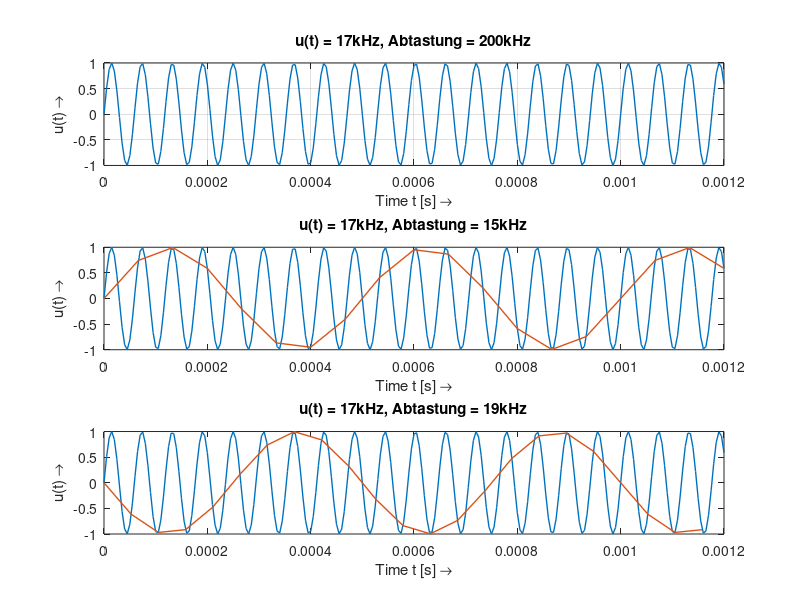

The MATLAB script that drew this image:
% Signal mit f0 = 17kHZ abgetastet mit fa = 15kHz
% oder auch mit 19kHz -> Vorzeichen sichtbar!
% Zeige die Aliasingfrequenz

clear;      % lösche alle Variablen im Workspace
close all;  % Schließt alle offenen Fenster
clc;        % Clear command

%%
f0 = 17000;     % Sinus (Referenzsignal) mit 17 kHz
U0 = 1;         % Amplitude mit 1V
fs1 = 200000;   % Abtastfrequenz fs1, Nyquist erfüllt
fs2 = 15000;    % Abtastfrequenz fs2
fs3 = 19000;    % Abtastfrequenz fs3

tmax = 0.0012;

t1 = 0 : 1/fs1 : tmax; % Array von 0 bis tmax mit Schrittweite 1/fs1
t2 = 0 : 1/fs2 : tmax;
t3 = 0 : 1/fs3 : tmax;

u0 = U0 * sin( 2 * pi * f0 * t1 );
u1 = U0 * sin( 2 * pi * f0 * t2 );
u2 = U0 * sin( 2 * pi * f0 * t3 );

% Liniendiagramm ausgeben
figure( 'Name', 'Sampling - f0', 'NumberTitle', 'off' );
subplot( 3, 1, 1 ), plot( t1, u0, 'LineWidth', 1), grid
xlabel( 'Time t [s] \rightarrow' );
ylabel( 'u(t) \rightarrow' );
title( 'u(t) = 17kHz, Abtastung = 200kHz' );

subplot( 3, 1, 2 ), plot( t1, u0, 'LineWidth', 1), grid
hold on;
plot( t2, u1, 'LineWidth', 1 ), grid
xlabel( 'Time t [s] \rightarrow' );
ylabel( 'u(t) \rightarrow' );
title( 'u(t) = 17kHz, Abtastung = 15kHz' );

subplot( 3, 1, 3 ), plot( t1, u0, 'LineWidth', 1), grid
hold on;
plot( t3, u2, 'LineWidth', 1 ), grid
xlabel( 'Time t [s] \rightarrow' );
ylabel( 'u(t) \rightarrow' );
title( 'u(t) = 17kHz, Abtastung = 19kHz' );

